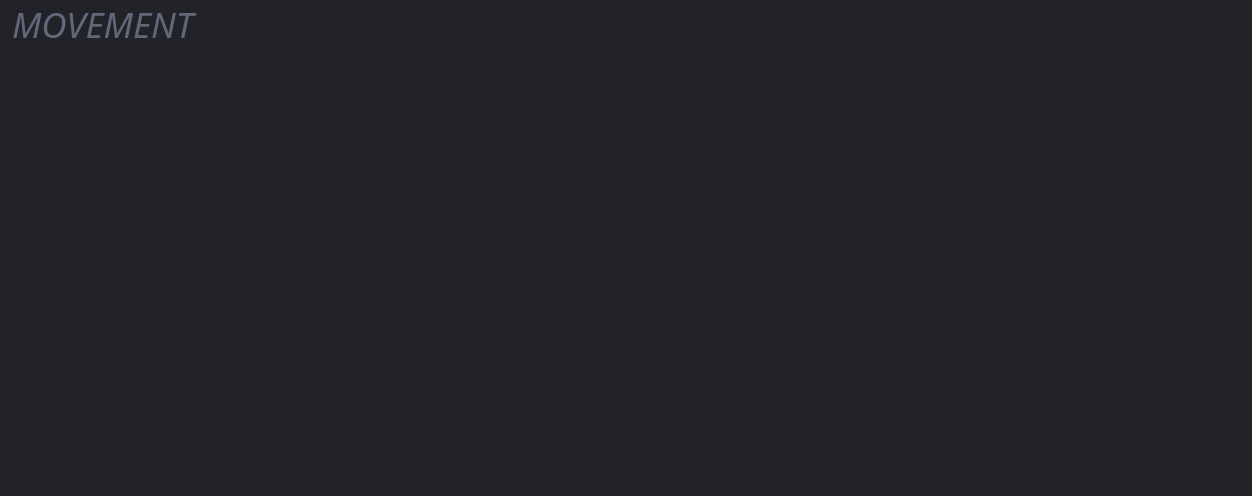
<?xml version="1.0" encoding="UTF-8"?>
<ui version="4.0">
 <class>MovementPage</class>
 <widget class="QWidget" name="MovementPage">
  <property name="geometry">
   <rect>
    <x>0</x>
    <y>0</y>
    <width>1252</width>
    <height>496</height>
   </rect>
  </property>
  <property name="minimumSize">
   <size>
    <width>0</width>
    <height>348</height>
   </size>
  </property>
  <property name="windowTitle">
   <string>Form</string>
  </property>
  <property name="styleSheet">
   <string notr="true">#MovementPage {
	background: rgb(34, 35, 40);
}

QWidget {
        font-family: &quot;Source Sans Pro&quot;;
		background: none;
}

QMenu {
    background-color: rgb(34, 35, 40);
}

QLabel:!disabled {
	color: white;
}

QGroupBox {
	border: 1px solid black;
	border-radius: 5px;
	background: rgb(34, 35, 40);
	padding-top: 25px;
}

QGroupBox:disabled {
	border: 1px solid rgb(26, 26, 30);
}

QGroupBox::title {
	background: rgb(249, 154, 0);
	color: rgb(34, 35, 40);
    padding: 5px;
	border: 1px solid black;
	border-top-left-radius: 5px;
	border-bottom-right-radius: 5px;
}

QGroupBox::title:disabled {
	background: rgb(34, 35, 40);
        color: rgb(100, 100, 100);
	border: 1px solid rgb(26, 26, 30);
}

QGroupBox:checked:!disabled {
	background: rgb(50, 52, 59);
}

QGroupBox:focus:!checked {
	border: 1px solid rgb(249, 154, 0);
	background: rgb(26, 26, 30);
}

QGroupBox:focus:checked {
	border: 1px solid rgb(249, 154, 0);
}

QGroupBox::title:focus {
	border: 1px solid rgb(249, 154, 0);
}

QGroupBox::indicator {
    width: 15px;
    height: 15px;
    background: rgb(34, 35, 40);
	border-radius: 3px;
}

QGroupBox::indicator:disabled {
    width: 15px;
    height: 15px;
    background: rgb(26, 26, 30);
}

QGroupBox::indicator:checked {
        image: url(&quot;://check_FILL0_wght400_GRAD0_opsz20.svg&quot;);
}

QCheckBox {
    padding: 5px;
	color: white;
    background: rgb(63, 65, 77);
    border: 1px solid black;
    border-radius: 5px;
}

QCheckBox:disabled {
	background: rgb(34, 35, 40);
        color: rgb(100, 100, 100);
}

QCheckBox::hover {
        border: 1px solid rgb(75, 77, 91);
}

QCheckBox:focus {
	border: 1px solid rgb(249, 154, 0);
}

QCheckBox::indicator {
    width: 15px;
    height: 15px;
    background: rgb(34, 35, 40);
	border-radius: 3px;
}

QCheckBox::indicator:disabled {
    width: 15px;
    height: 15px;
    background: rgb(26, 26, 30);
}

QCheckBox::indicator:checked {
        image: url(&quot;://check_FILL0_wght400_GRAD0_opsz20.svg&quot;);
}

QPushButton {
	background: rgb(63, 65, 77);
	color: white;
    border: 1px solid black;
	border-radius: 5px;
	padding: 6px;
}

QPushButton:disabled {
	background: rgb(34, 35, 40);
        color: rgb(100, 100, 100);
	border: 1px solid rgb(26, 26, 30);
}

QPushButton:hover {
	  background: rgb(75, 77, 91);
}

QComboBox {
	color: white;
    background: rgb(63, 65, 77);
    border: 1px solid black;
	border-radius: 5px;
	padding: 5px;
}

QComboBox::disabled {
	background: rgb(34, 35, 40);
        color: rgb(100, 100, 100);
	border: 1px solid rgb(26, 26, 30);
}

QComboBox:hover {
    border: 1px solid rgb(75, 77, 91);
}

QComboBox:focus {
	border: 1px solid rgb(249, 154, 0);
}

QComboBox::drop-down {
	border: none;
}

QComboBox::down-arrow {
        image: url(&quot;:/arrow_drop_down_FILL0_wght400_GRAD0_opsz20_white.svg&quot;);
 	width: 6px;
	margin-right: 4px;
	margin-bottom: 2px;
}

QLineEdit {
	color: white;
    background: rgb(63, 65, 77);
    border: 1px solid black;
	border-radius: 5px;
	padding: 5px;
}

QLineEdit:disabled {
	background: rgb(34, 35, 40);
        color: rgb(100, 100, 100);
	border: 1px solid rgb(26, 26, 30);
}

QLineEdit:hover {
    border: 1px solid rgb(75, 77, 91);
}

QLineEdit:focus {
	border: 1px solid rgb(249, 154, 0);
}

QLabel {
	min-height: 30px;
}

QLabel:disabled {
        color: rgb(100, 100, 100);
}

QAbstractSpinBox {
	color: white;
    background: rgb(63, 65, 77);
    border: 1px solid black;
	border-radius: 5px;
	padding: 5px;
}

QAbstractSpinBox:disabled {
	background: rgb(34, 35, 40);
        color: rgb(100, 100, 100);
	border: 1px solid rgb(26, 26, 30);
}

QAbstractSpinBox:hover {
    border: 1px solid rgb(75, 77, 91);
}

QAbstractSpinBox:focus {
	border: 1px solid rgb(249, 154, 0);
}

QAbstractSpinBox::up-button {
        image: url(&quot;:/arrow_drop_up_FILL0_wght400_GRAD0_opsz20_white.svg&quot;);
 	width: 6px;
	margin-right: 6px;
	margin-top: 4px;
}

QAbstractSpinBox::down-button {
        image: url(&quot;:/arrow_drop_down_FILL0_wght400_GRAD0_opsz20_white.svg&quot;);
 	width: 6px;
	margin-right: 6px;
	margin-bottom: 4px;
}

QAbstractSpinBox::up-button:disabled,
QAbstractSpinBox::up-button:off {
                image: url(&quot;:/arrow_drop_up_FILL0_wght400_GRAD0_opsz20.svg&quot;);
}

QAbstractSpinBox::down-button:disabled,
QAbstractSpinBox::down-button:off {
                image: url(&quot;:/arrow_drop_down_FILL0_wght400_GRAD0_opsz20.svg&quot;);
}</string>
  </property>
  <layout class="QGridLayout" name="gridLayout">
   <property name="leftMargin">
    <number>12</number>
   </property>
   <property name="topMargin">
    <number>0</number>
   </property>
   <property name="rightMargin">
    <number>17</number>
   </property>
   <property name="spacing">
    <number>10</number>
   </property>
   <item row="3" column="1">
    <spacer name="verticalSpacer_2">
     <property name="orientation">
      <enum>Qt::Vertical</enum>
     </property>
     <property name="sizeType">
      <enum>QSizePolicy::Fixed</enum>
     </property>
     <property name="sizeHint" stdset="0">
      <size>
       <width>20</width>
       <height>10</height>
      </size>
     </property>
    </spacer>
   </item>
   <item row="10" column="0" colspan="3">
    <spacer name="verticalSpacer">
     <property name="orientation">
      <enum>Qt::Vertical</enum>
     </property>
     <property name="sizeHint" stdset="0">
      <size>
       <width>0</width>
       <height>0</height>
      </size>
     </property>
    </spacer>
   </item>
   <item row="2" column="0" colspan="3">
    <widget class="QWidget" name="widget" native="true">
     <layout class="QGridLayout" name="gridLayout_5">
      <property name="leftMargin">
       <number>0</number>
      </property>
      <property name="topMargin">
       <number>0</number>
      </property>
      <property name="rightMargin">
       <number>0</number>
      </property>
      <property name="bottomMargin">
       <number>0</number>
      </property>
      <property name="horizontalSpacing">
       <number>10</number>
      </property>
      <property name="verticalSpacing">
       <number>5</number>
      </property>
      <item row="0" column="0">
       <widget class="QLabel" name="label_5">
        <property name="sizePolicy">
         <sizepolicy hsizetype="Fixed" vsizetype="Preferred">
          <horstretch>0</horstretch>
          <verstretch>0</verstretch>
         </sizepolicy>
        </property>
        <property name="font">
         <font>
          <family>Source Sans Pro Light</family>
          <pointsize>-1</pointsize>
          <italic>true</italic>
         </font>
        </property>
        <property name="styleSheet">
         <string notr="true">QLabel {
	color: rgb(100, 103, 122);
	font-size: 35px;
	font-family: &quot;Source Sans Pro Light&quot;;
	font-style: italic;
}
</string>
        </property>
        <property name="text">
         <string>MOVEMENT</string>
        </property>
       </widget>
      </item>
      <item row="0" column="1">
       <widget class="QPushButton" name="uDocumentationButton">
        <property name="sizePolicy">
         <sizepolicy hsizetype="Fixed" vsizetype="Fixed">
          <horstretch>0</horstretch>
          <verstretch>0</verstretch>
         </sizepolicy>
        </property>
        <property name="toolTip">
         <string>Open Movement documentation</string>
        </property>
        <property name="styleSheet">
         <string notr="true">QPushButton {
	background: none;
	border: none;
}</string>
        </property>
        <property name="text">
         <string/>
        </property>
        <property name="icon">
         <iconset resource="../resources/resources.qrc">
          <normaloff>:/open_in_new_FILL0_wght100_GRAD0_opsz20.svg</normaloff>:/open_in_new_FILL0_wght100_GRAD0_opsz20.svg</iconset>
        </property>
        <property name="iconSize">
         <size>
          <width>20</width>
          <height>20</height>
         </size>
        </property>
       </widget>
      </item>
      <item row="0" column="2">
       <spacer name="horizontalSpacer">
        <property name="orientation">
         <enum>Qt::Horizontal</enum>
        </property>
        <property name="sizeHint" stdset="0">
         <size>
          <width>40</width>
          <height>20</height>
         </size>
        </property>
       </spacer>
      </item>
     </layout>
    </widget>
   </item>
  </layout>
 </widget>
 <resources>
  <include location="../resources/resources.qrc"/>
 </resources>
 <connections/>
</ui>
